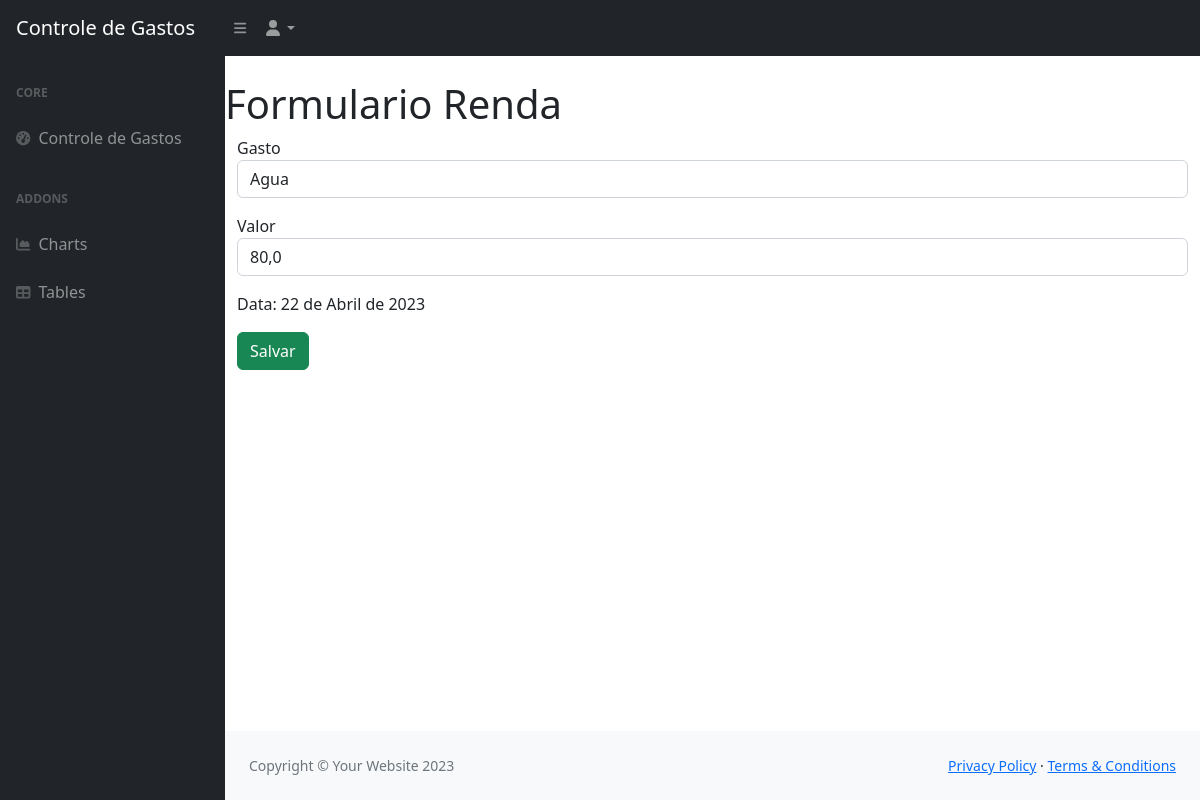
/ver_gasto/7 (signed in), run on an earlier commit of the app's database.
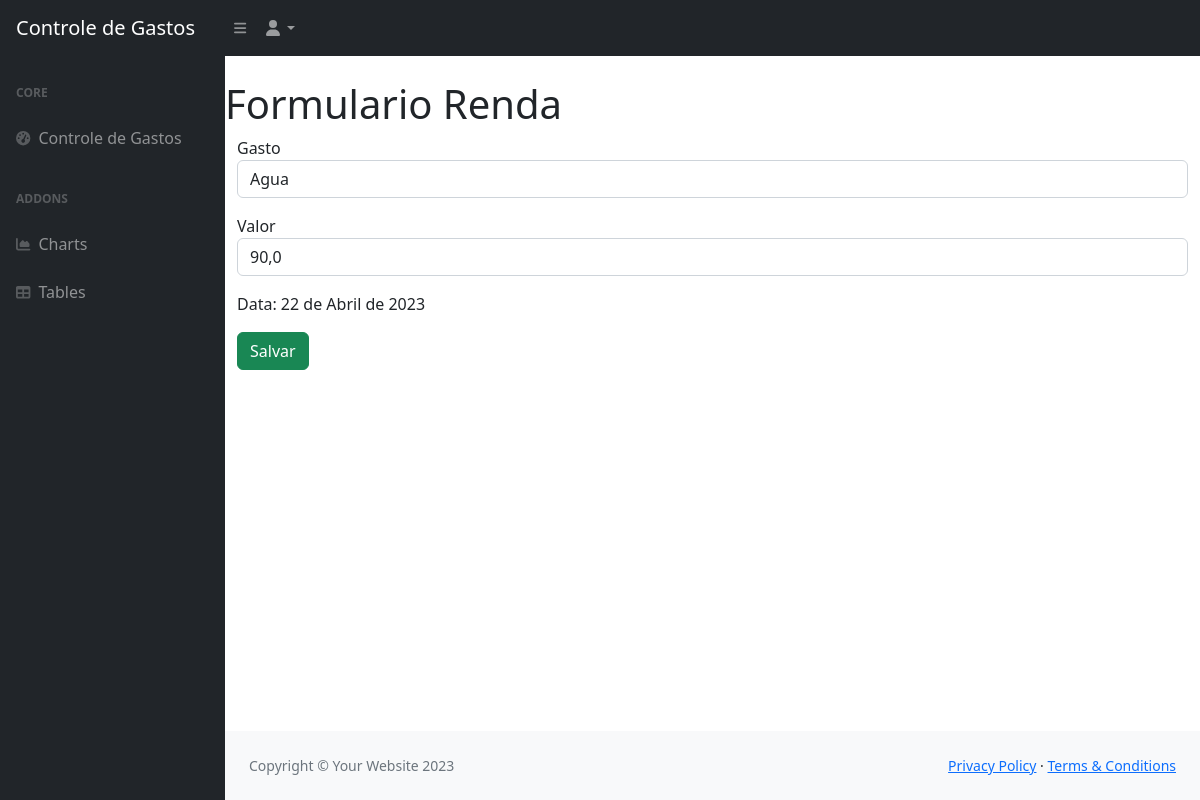
And on a later commit of the database.
### app_core/models.py (models this page shows, shortened)
class Gastos(models.Model):
    gasto = models.CharField(max_length=80)
    valor = models.FloatField()
    data = models.DateField(default=datetime.today())
    usuario = models.ForeignKey(Usuario, on_delete=models.CASCADE)
    class Meta:
        verbose_name = 'Gasto'
        verbose_name_plural = 'Gastos'

### app_core/views.py (the view)
# urls.py: path('ver_gasto/<int:id>', views.ver_gasto, name='ver_gasto'),
def ver_gasto(request, id):
    if request.session.get('usuario'):
        gasto = Gastos.objects.get(id=id)
        if request.session.get('usuario') == gasto.usuario.id:
            return render(request, 'forms/form_gasto.html', {'gasto': gasto})
        else:
            return HttpResponse('Esta não é uma renda sua')
    else:
        return redirect('/login/')

### app_core/templates/forms/form_gasto.html (shortened to what this page needs)
{% extends 'base.html' %}
{% block 'class_body' %}class="sb-nav-fixed"{% endblock 'class_body' %}
{% block 'conteudo' %}
        {% include 'menu.html' %}
        <div id="layoutSidenav">
            {% include 'lateral_menu.html' %}
            <div id="layoutSidenav_content">
                <h1 class="mt-4">Formulario Renda</h1>
                <div class="container">
                    <form action="{% url 'alterar_gasto' %}" method="POST">
                        <p>
                            <label>Gasto</label>
                            <input class="form-control" type="text" value="{{ gasto.gasto }}" name="gasto_nome">
                        </p>
                        <p>
                            <label>Valor</label>
                            <input class="form-control" type="text" value="{{ gasto.valor }}" name="gasto_valor">
                        </p>
                        <p>
                            <label>Data: {{ gasto.data }}</label>
                        </p>
                        <input type="submit" class="btn btn-success" value="Salvar">
                    </form>
                </div>
                {% include 'footer.html' %}
            </div>
        </div>
{% endblock 'conteudo' %}

What changed in the data, as far as the page shows it:
changed Gastos "Agua": gasto_valor "80,0" → "90,0"
